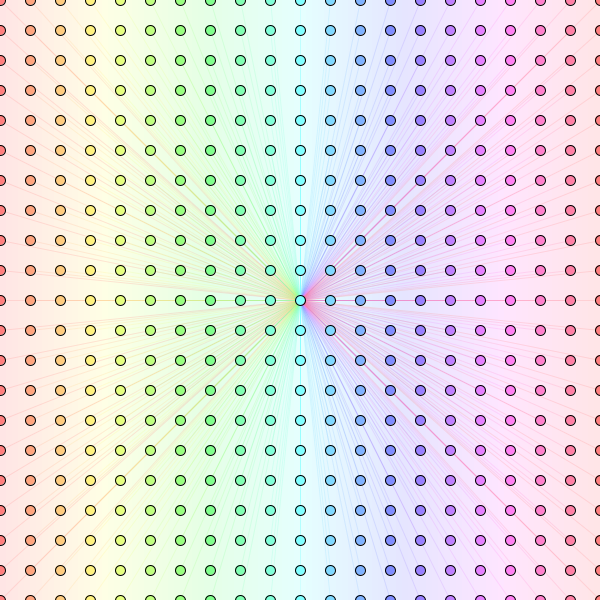
Frame 1 (no input)
Frame 2 (the mouse pressed at the canvas centre, redrawn once): identical to frame 1, image omitted

The Processing sketch that drew this single still picture (run headless with seeded random() and noise(); the mouse was pressed at the canvas centre and the sketch redrawn once):

// Processing sketch: processing_144098
// ── processing_144098.pde

int radius = 150;
int segmentCount = 12;

void setup() {
  size(600, 600);
  colorMode(HSB, 360, 100, 100, 50);
  smooth();
  noLoop();
}

void draw() {
  int hueMin = 0;
  int hueMax = 360;
  int avstand = 30;
  int sat = 50;
  int sqinc = width/100;

// BACKGROUND COLOURS
for(int i = 0; i<height; i+=sqinc) {
  for(int j = 0; j<width; j+=sqinc) {
    noStroke();
    float hue = map(i, 0, width, 0, 360);
    fill(hue, sat/5, 100);
    rect(i, j, sqinc, sqinc);
  }
}

// LINES
  for (int i = 0; i<=width; i+=avstand) {
    for (int j = 0; j<=height; j+=avstand) {
      float hue = map(i, 0, width, hueMin, hueMax);
      fill(hue, sat, 100);
      stroke(hue, sat, 100, 10);
      line(width/2, height/2, i, j);
    }
  }
  
// CIRCLES
  for (int i = 0; i<=width; i+=avstand) {
    for (int j = 0; j<=height; j+=avstand) {
      float hue = map(i, 0, width, hueMin, hueMax);
      fill(hue, sat, 100);
      stroke(0, 100, 0);
      ellipse(i, j, 10, 10);
    }
  }
}
